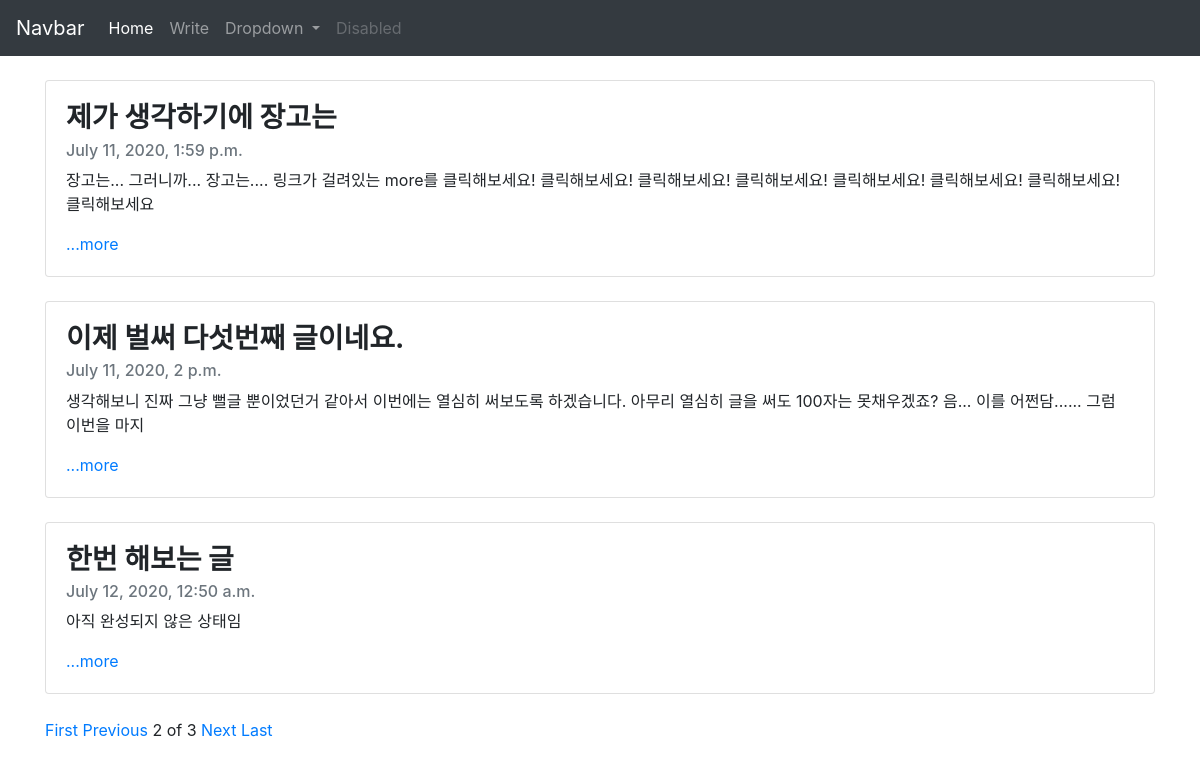
Screenshot of /?page=2 with the database file from the repository.
### blogapp/models.py (models this page shows, shortened)
class Blog(models.Model):
    title = models.CharField(max_length=200)
    pub_date = models.DateTimeField('date published')
    body = models.TextField()
    def summary(self):
        return self.body[:100]

### blogapp/views.py (the view)
# urls.py: path('', blogapp.views.home, name="home"),
def home(request):
    blogs = Blog.objects
    blog_list = Blog.objects.all()
    paginator =Paginator(blog_list, 3)
    page = request.GET.get('page')
    posts = paginator.get_page(page)
    return render(request, 'home.html', {'blogs':blogs, 'posts':posts })

### blogapp/templates/home.html
{% extends 'base.html' %}
{% block contents %}
<body>
<br>
{% for blog in posts %}
<div class="container">
    <div class="card">
        <div class="card-body">
        <h3 class="card-title"><strong>{{blog.title}}</strong></h3>
        <h6 class="card-subtitle mb-2 text-muted">{{blog.pub_date}}</h6>
        <p class="card-text">{{blog.summary}}</p>
        <a href="{% url 'detail' blog.id %}" class="card-link">...more</a>
        </div>
    </div> <br>
</div>
{%endfor%}
<div class="container">
{%if posts.has_previous%}
<a href="?page=1">First</a>
<a href="?page={{posts.previous_page_number}}">Previous</a>
{%endif%}
<span>{{posts.number}}</span>
<span>of</span>
<span>{{posts.paginator.num_pages}}</span>
{%if posts.has_next%}
<a href="?page={{posts.next_page_number}}">Next</a>
<a href="?page={{posts.paginator.num_pages}}">Last</a>
{%endif%}
<br><br>
</div>
</body>
{% endblock %}

### rows the page displays
Blog: title "제가 생각하기에 장고는", pub_date "July 11, 2020, 1:59 p.m.", summary "장고는... 그러니까... 장고는.... 링크가 걸려있는 more를 클릭해보세요! 클릭해보세요! 클릭해보세요! 클릭해보세요! 클릭해보세요! 클릭해보세요! 클릭해보세요! 클릭해보세요"
Blog: title "이제 벌써 다섯번째 글이네요.", pub_date "July 11, 2020, 2 p.m.", summary "생각해보니 진짜 그냥 뻘글 뿐이었던거 같아서 이번에는 열심히 써보도록 하겠습니다. 아무리 열심히 글을 써도 100자는 못채우겠죠? 음... 이를 어쩐담...... 그럼 이번을 마지"
Blog: title "한번 해보는 글", pub_date "July 12, 2020, 12:50 a.m.", summary "아직 완성되지 않은 상태임"

### other values shown
{{ posts.number }} "2"
{{ posts.paginator.num_pages }} "3"
